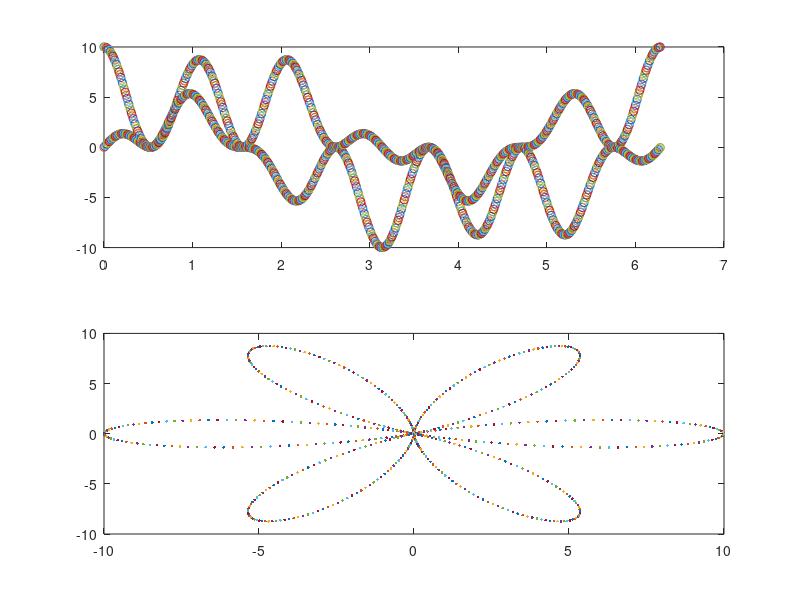

The MATLAB script that drew this image:
a=10;
for t=0:0.01:2*pi
    x=a*cos(3*t)^2*cos(t);
    y=a*cos(3*t)^2*sin(t);
    subplot(2,1,1);
    plot(t,x,'--o',t,y,'-o'); 
    pause(0.01);
    hold on;
    subplot(2,1,2);
    plot(x,y,'.');
    pause(0.01);
    hold on;
end